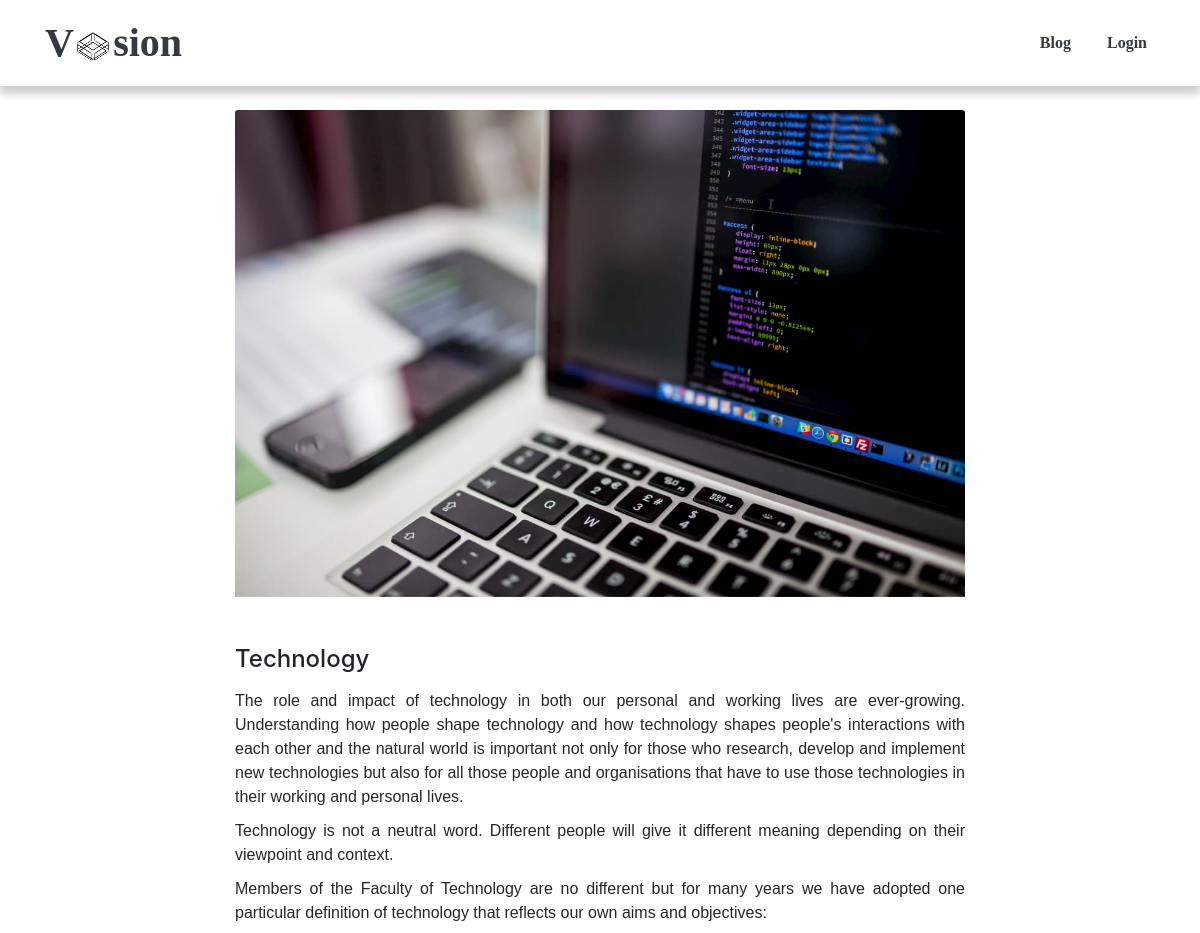
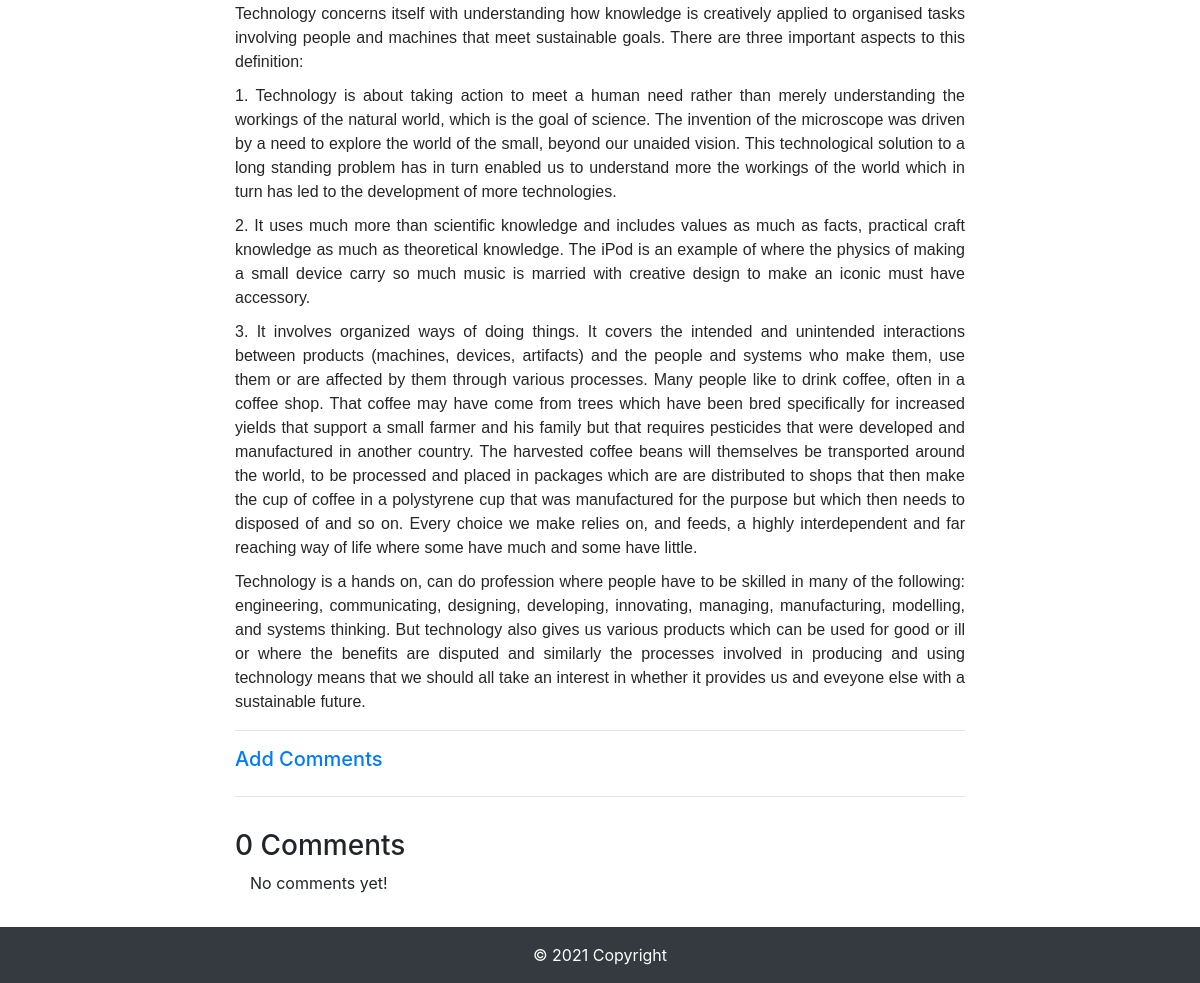
Page /blog_details/technology on the committed database (2 pictures, top to bottom).
### home/models.py (models this page shows, shortened)
class BlogModel(models.Model):
    title = models.CharField(max_length=1000)
    content= FroalaField(null=True, blank=True)
    user = models.ForeignKey(User, blank=True, null=True, on_delete=models.CASCADE)
    slug = models.SlugField(max_length=1000, null=True, blank=True)
    image = models.ImageField(upload_to='blog', null=True, blank=True)
    created_at = models.DateTimeField(auto_now_add=True)
    upload_to = models.DateTimeField(auto_now=True)

### home/views.py (the view)
# urls.py: path('blog_details/<str:slug>', blog_details, name='blog_details'),
def blog_details(request, slug):
    try:
        blog_obj = BlogModel.objects.get(slug=slug)
        comments = Comments.objects.filter(post=blog_obj)
        if request.method == 'POST':
            form = CommentForm(request.POST)
            if form.is_valid():
                comment = Comments(name=form.cleaned_data['name'],comment=form.cleaned_data['comment'],post=blog_obj)
                comment.save()
                return redirect('blog_details' + blog_obj.slug )
        else:
            form = CommentForm()
    except Exception as e:
        print(e)
    context = {'blog_obj' : blog_obj, 'form': form,  'comments': comments}
    return render(request, 'blog_details.html', context)

### templates/blog_details.html (shortened to what this page needs)
{% extends 'base.html' %}
{% block body %}
<section>
    <div class='container mt-4'>
        <div class='row'>
            <div class='col-xl-8  mx-auto text-center'>
                <img class='card-img-top' src="{{ blog_obj.image.url}}">
            </div>
        </div>
        <div class='row'>
            <div class='col-xl-8 col-lg-10  mx-auto'>
                <div class='text-content mt-5'>
                    <h4> {{blog_obj.title}} </h4>
                    <p class='text-center font-weight-light' style='background-color:#E3E3E3'>{{ blog_obj.content|safe }} </p>
                    <hr>
                </div>
            </div>
        </div>
    </div>
</section>
<section>
    <div class="container">
        <div class="row">
            <div class='col-xl-8 col-lg-10  mx-auto'>
                <a data-toggle="collapse" href="#multiCollapseExample1" aria-expanded="false"
                    aria-controls="multiCollapseExample1">
                    <h5> Add Comments </h5>
                </a>
                <div class="row">
                    <div class="col">
                    </div>
                </div>
                <hr>
            </div>
        </div>
    </div>
</section>
<section>
    <div class="container my-3">
        <div class="row">
            <div class='col-xl-8 col-lg-10  mx-auto'>
                {% with blog_obj.comments.count as total_comments %}
                <h3> {{ total_comments }} Comments </h3>
                {% endwith %}
                <div class="col-md-12">
                    {% for comment in blog_obj.comments.all  %}
                    <div class="media mt-4"> <img class="mr-3 rounded-circle" alt="Bootstrap Media Preview"
                            src="https://i.imgur.com/stD0Q19.jpg" style='width:60px;' />
                        <div class="media-body">
                            <div class="row">
                                <div class="col-8 d-flex">
                                    <h5 class='mx-2'>{{comment.name}}</h5>
                                    <span>- <small class="text-muted"> {{ comment.created_at }} </small></span>
                                </div>
                            </div>
                            <div class='mx-2'> {{comment.comment}} </div>
                        </div>
                    </div>
                    <hr>
                    {% empty%}
                    <p> No comments yet!
                        {% endfor %}
                </div>
            </div>
        </div>
    </div>
</section>
{% include 'footer.html' %}
{% endblock body %}

### rows in the picture
BlogModel: image (picture), title "Technology", content "The role and impact of technology in both our personal and working lives are ever-growing. Understanding how people shape technology and how technology shapes people's interactions with each other and the natural world is important not only for those who research, develop and implement new technologies but also for all those people and organisations that have to use those technologies in their working and personal lives. Technology is not a neutral word. Different people will give it different meaning depending on their viewpoint and context. Members of the Faculty of Technology are no different but for many years we have adopted one particular definition of technology that reflects our own…"

### other values in the picture
{{ total_comments }} "0"
